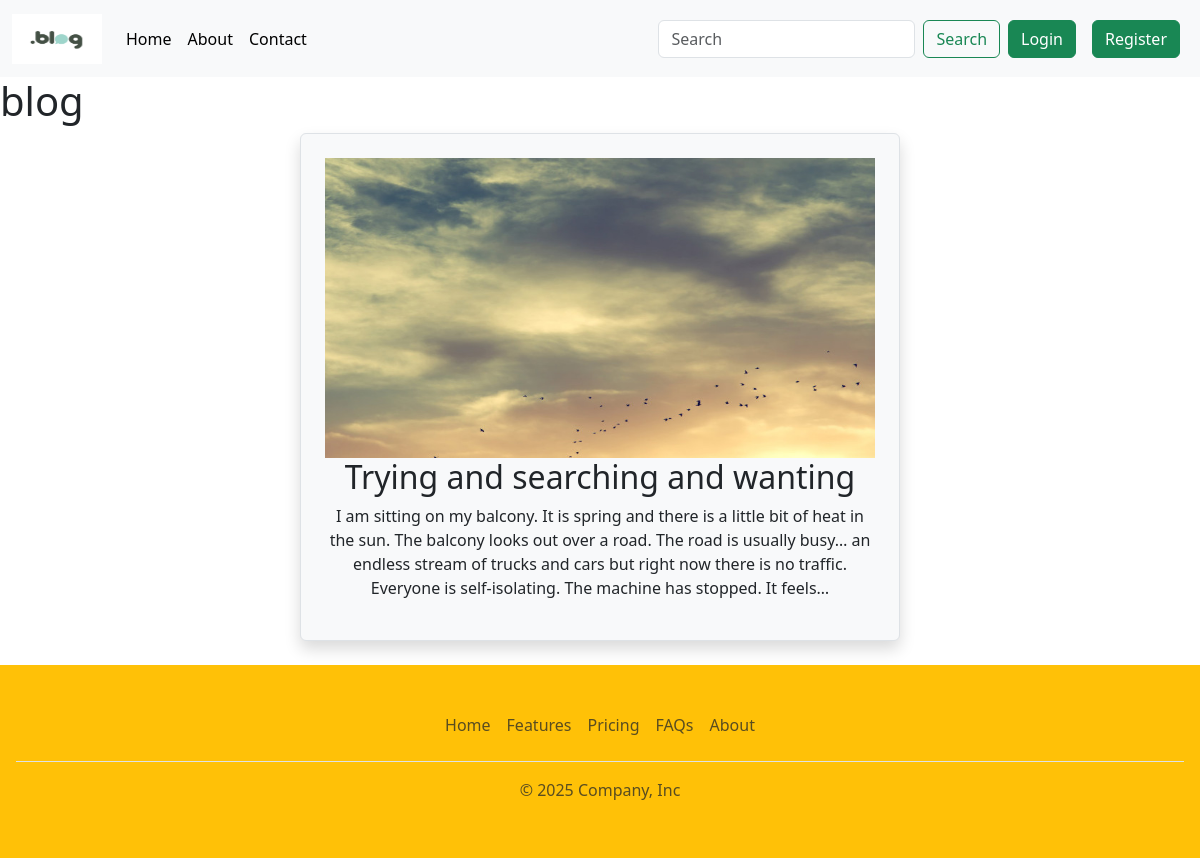
/view-blog/15, run on the app's committed database.
### models.py (models this page shows)
class Blog(db.Model):
    id = db.Column(db.Integer, primary_key=True)
    title = db.Column(db.String(200), nullable=False)
    description = db.Column(db.Text, nullable=False)
    user_id = db.Column(db.Integer, db.ForeignKey('user.id',name='fk_user_id'), nullable=True)
    image = db.Column(db.String(100))

### app.py (the view)
@app.route('/view-blog/<int:id>')
def view_blog(id):
    blogs= Blog.query.get(id)
    if blogs:
        return render_template('blog.html',blogs=[blogs])
    else:
        return "Blog not found",404

### templates/blog.html
{% extends 'base.html'%}
{% block content%}
<h1> blog</h1>
{% for blog in blogs %}
    <div class="d-flex justify-content-center w-90 h-100">
            {% if blog.image %}
            <div class="p-4 w-50 h-50 border rounded shadow bg-light blog-image">
                <img src="{{ url_for('static', filename='blogs_image/' ~ blog.image) }}" class="img-fluid w-70" style="height: 300px; width:100% ;" alt="...">
                <h2 class="text-center">{{blog.title}}</h2>
                <p class="text-center">{{blog.description}}</p>
            </div>
            {% else %}
                <p>No image available</p>
            {% endif %}
    </div>
{% endfor %}
{% endblock %}

### templates/base.html (style rules this page uses)
html, body { height: 100%; margin: 0; }

### data on the page
Blog: image (picture), title "Trying and searching and wanting", description "I am sitting on my balcony. It is spring and there is a little bit of heat in the sun. The balcony looks out over a road. The road is usually busy… an endless stream of trucks and cars but right now there is no traffic. Everyone is self-isolating. The machine has stopped. It feels…"
